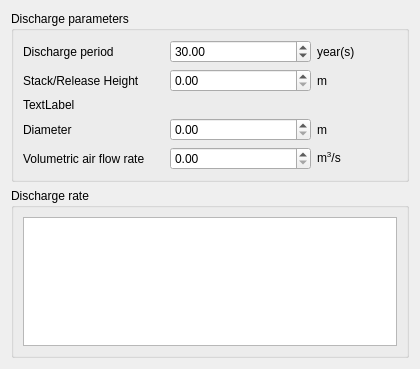
<?xml version="1.0" encoding="UTF-8"?>
<ui version="4.0">
 <class>WidgetAtmosphericDischarge</class>
 <widget class="QWidget" name="WidgetAtmosphericDischarge">
  <property name="geometry">
   <rect>
    <x>0</x>
    <y>0</y>
    <width>420</width>
    <height>369</height>
   </rect>
  </property>
  <property name="windowTitle">
   <string>Form</string>
  </property>
  <layout class="QVBoxLayout" name="verticalLayout">
   <item>
    <widget class="QGroupBox" name="groupBox">
     <property name="title">
      <string>Discharge parameters</string>
     </property>
     <layout class="QHBoxLayout" name="horizontalLayout">
      <item>
       <layout class="QGridLayout" name="gridLayout">
        <property name="verticalSpacing">
         <number>6</number>
        </property>
        <item row="4" column="1">
         <widget class="QDoubleSpinBox" name="numFlowrate">
          <property name="maximum">
           <double>100000000.000000000000000</double>
          </property>
         </widget>
        </item>
        <item row="1" column="0">
         <widget class="QLabel" name="lblReleaseHeight">
          <property name="maximumSize">
           <size>
            <width>200</width>
            <height>16777215</height>
           </size>
          </property>
          <property name="text">
           <string>Stack/Release Height</string>
          </property>
         </widget>
        </item>
        <item row="1" column="2">
         <widget class="QLabel" name="lblReleaseHeightUnit">
          <property name="minimumSize">
           <size>
            <width>50</width>
            <height>0</height>
           </size>
          </property>
          <property name="maximumSize">
           <size>
            <width>80</width>
            <height>16777215</height>
           </size>
          </property>
          <property name="text">
           <string>m</string>
          </property>
         </widget>
        </item>
        <item row="0" column="2">
         <widget class="QLabel" name="lblDurationUnit">
          <property name="minimumSize">
           <size>
            <width>50</width>
            <height>0</height>
           </size>
          </property>
          <property name="maximumSize">
           <size>
            <width>80</width>
            <height>16777215</height>
           </size>
          </property>
          <property name="text">
           <string>year(s)</string>
          </property>
         </widget>
        </item>
        <item row="4" column="0">
         <widget class="QLabel" name="lblFlowrate">
          <property name="maximumSize">
           <size>
            <width>200</width>
            <height>16777215</height>
           </size>
          </property>
          <property name="text">
           <string>Volumetric air flow rate</string>
          </property>
         </widget>
        </item>
        <item row="1" column="1">
         <widget class="QDoubleSpinBox" name="numReleaseHeight">
          <property name="maximum">
           <double>100000.000000000000000</double>
          </property>
         </widget>
        </item>
        <item row="3" column="1">
         <widget class="QDoubleSpinBox" name="numDiameter">
          <property name="maximum">
           <double>100000.000000000000000</double>
          </property>
         </widget>
        </item>
        <item row="0" column="1">
         <widget class="QDoubleSpinBox" name="numDischargePeriod">
          <property name="maximum">
           <double>1000.000000000000000</double>
          </property>
          <property name="value">
           <double>30.000000000000000</double>
          </property>
         </widget>
        </item>
        <item row="4" column="2">
         <widget class="QLabel" name="lblFlowrateUnit">
          <property name="minimumSize">
           <size>
            <width>50</width>
            <height>0</height>
           </size>
          </property>
          <property name="maximumSize">
           <size>
            <width>80</width>
            <height>16777215</height>
           </size>
          </property>
          <property name="text">
           <string>&lt;html&gt;&lt;head/&gt;&lt;body&gt;&lt;p&gt;m&lt;span style=&quot; vertical-align:super;&quot;&gt;3&lt;/span&gt;/s&lt;/p&gt;&lt;/body&gt;&lt;/html&gt;</string>
          </property>
         </widget>
        </item>
        <item row="0" column="0">
         <widget class="QLabel" name="lblDuration">
          <property name="maximumSize">
           <size>
            <width>200</width>
            <height>16777215</height>
           </size>
          </property>
          <property name="text">
           <string>Discharge period</string>
          </property>
         </widget>
        </item>
        <item row="3" column="0">
         <widget class="QLabel" name="lblDiameter">
          <property name="maximumSize">
           <size>
            <width>200</width>
            <height>16777215</height>
           </size>
          </property>
          <property name="text">
           <string>Diameter</string>
          </property>
         </widget>
        </item>
        <item row="3" column="2">
         <widget class="QLabel" name="lblDiameterUnit">
          <property name="minimumSize">
           <size>
            <width>50</width>
            <height>0</height>
           </size>
          </property>
          <property name="maximumSize">
           <size>
            <width>80</width>
            <height>16777215</height>
           </size>
          </property>
          <property name="text">
           <string>m</string>
          </property>
         </widget>
        </item>
        <item row="2" column="0" colspan="3">
         <widget class="QLabel" name="lblComment">
          <property name="text">
           <string>TextLabel</string>
          </property>
          <property name="wordWrap">
           <bool>true</bool>
          </property>
         </widget>
        </item>
       </layout>
      </item>
     </layout>
    </widget>
   </item>
   <item>
    <widget class="QGroupBox" name="groupBox_2">
     <property name="title">
      <string>Discharge rate</string>
     </property>
     <layout class="QVBoxLayout" name="verticalLayout_2">
      <item>
       <widget class="DischargeItemTable" name="tblDiscarges">
        <property name="minimumSize">
         <size>
          <width>0</width>
          <height>0</height>
         </size>
        </property>
       </widget>
      </item>
     </layout>
    </widget>
   </item>
  </layout>
 </widget>
 <customwidgets>
  <customwidget>
   <class>DischargeItemTable</class>
   <extends>QTableWidget</extends>
   <header>dischargeitemtable.h</header>
  </customwidget>
 </customwidgets>
 <resources/>
 <connections/>
</ui>
